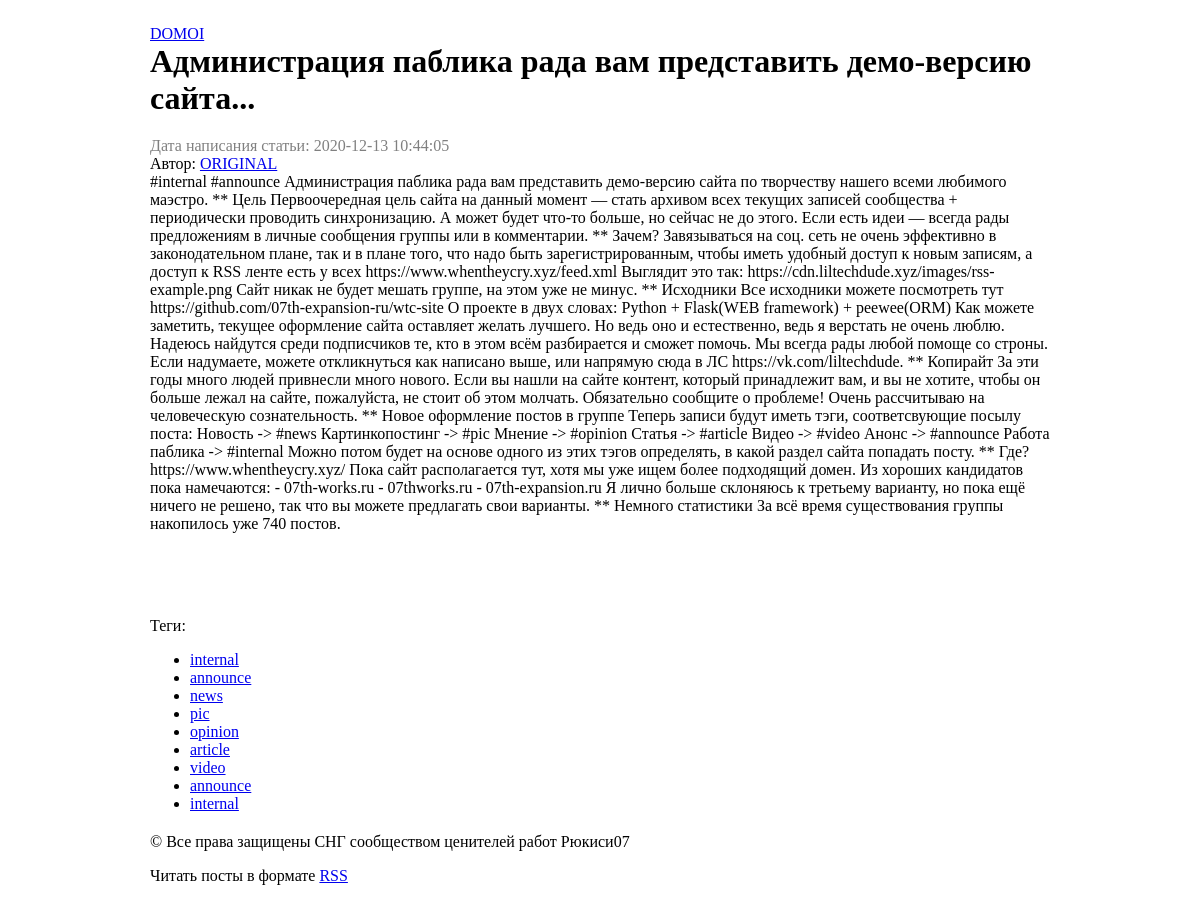
The page /post/6562 on the database its author committed.
### db.py (models this page shows)
class BaseModel(Model):
    class Meta:
        database = database

class Post(BaseModel):
    id = AutoField(unique=True)
    date = DateField()
    owner_id = IntegerField()
    vk_id = IntegerField()
    title = CharField()
    text = TextField()

class Tags(BaseModel):
    id = AutoField(unique=True)
    vk_id = ForeignKeyField(Post, backref='tags')
    name = CharField()

### app.py (the view)
@app.route('/post/<int:post_id>')
def get_post(post_id):
    query = Post.get(Post.vk_id==post_id)
    title = query.title
    body = query.text
    date = (datetime
            .utcfromtimestamp(query.date)
            .strftime('%Y-%m-%d %H:%M:%S'))
    author = authorizify(query.owner_id)
    tags = Tags.select().where(Tags.vk_id==post_id)
    att = Attachments.select().where(Attachments.vk_id==post_id)
    return render_template('post.html',
                           title=title,
                           date=date,
                           author=author,
                           body=body,
                           tags=tags,
                           att=att)

### app.py (called while the page is built)
def authorizify(id: int) -> str:
    authors = {
        -144705371: ["https://vk.com/ryukishi07", "ORIGINAL"],
        -81413361: ["https://vk.com/id70251320", "Алексей Кулешов"],
        -89327841: ["https://vk.com/xx_gensokyo_xx", "EXTREME RUSSIAN FANDOM FOR TOUHOU"],
        -192241227:["https://vk.com/clocktowerzines", "Clock Tower Zines | TYPE-MOON zine | WTCZINE"]
    }
    if id in authors:
        return authors[id]
    else:
        return ["https://vk.com/ryukishi07", "АВТОР ПОКА НЕ НАЙДЕН"]

### templates/post.html (shortened to what this page needs)
{% extends "base.html" %}
{% block post_title %} {{ title }} {% endblock %}
{% block content %}
<div class="date">Дата написания статьи: {{ date }} </div>
<div class="author">Автор: <a href="{{ author[0] }}"> {{ author[1] }} </a></div>
{{ body }}
{% for at in att %}
<p>
</p>
{% endfor %}
Теги:
<ul>
{% for tag in tags %}
<li><a href="/tag/{{ tag.name }}">{{ tag.name }}</a></li>
{% endfor %}
</ul>
{% endblock %}

### static/style.css (style rules this page uses)
body { background-color: white; margin: 25px 150px 75px }
.date { color: grey; style: italic; }

### rows shown on the page
Post: title "Администрация паблика рада вам представить демо-версию сайта...", text "#internal #announce Администрация паблика рада вам представить демо-версию сайта по творчеству нашего всеми любимого маэстро. ** Цель Первоочередная цель сайта на данный момент — стать архивом всех текущих записей сообщества + периодически проводить синхронизацию. А может будет что-то больше, но сейчас не до этого. Если есть идеи — всегда рады предложениям в личные сообщения группы или в комментарии. ** Зачем? Завязываться на соц. сеть не очень эффективно в законодательном плане, так и в плане того, что надо быть зарегистрированным, чтобы иметь удобный доступ к новым записям, а доступ к RSS ленте есть у всех https://www.whentheycry.xyz/feed.xml Выглядит это так:…"
Tags: name "internal"
Tags: name "announce"
Tags: name "news"
Tags: name "pic"
Tags: name "opinion"
Tags: name "article"
Tags: name "video"
Tags: name "announce"
Tags: name "internal"

### other values the page prints
{{ date }} "2020-12-13 10:44:05"
{{ author[1] }} "ORIGINAL"
